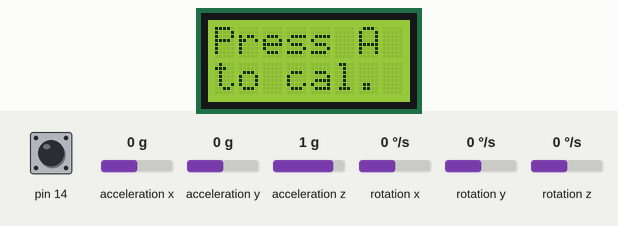
Recording of a sketch running on a simulated Arduino Leonardo, built with avr-gcc and run on an emulated ATmega32U4. On the bench: 8×2 character LCD. Inputs (shaded band) come from the test bench; at power-on: pin 14 HIGH, rotation z 0 °/s, acceleration x 0 g, acceleration y 0 g, acceleration z 1 g, rotation x 0 °/s, rotation y 0 °/s.

Above: at 0.8 s.
0.9 s: pin 14 pulled LOW for 0.15 s
At 1.5 s:
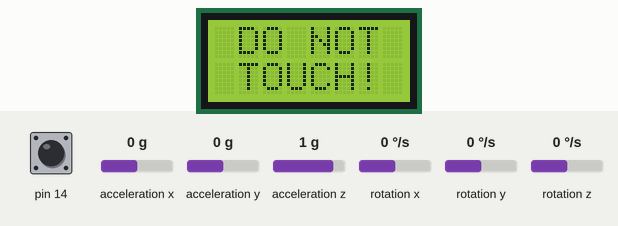
7.0 s: rotation z set to -192 °/s
At 7.11 s:
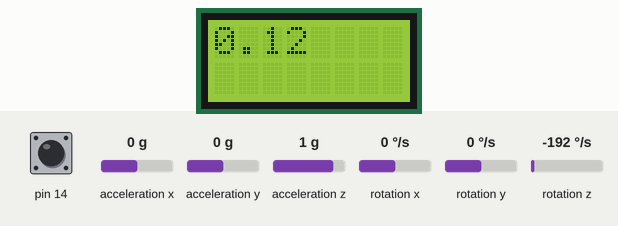
8.8 s: pin 14 pulled LOW for 1 s
At 8.93 s:
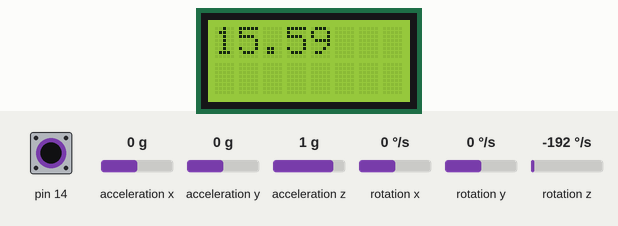
10.4 s: rotation z set to -100 °/s
At 10.55 s:
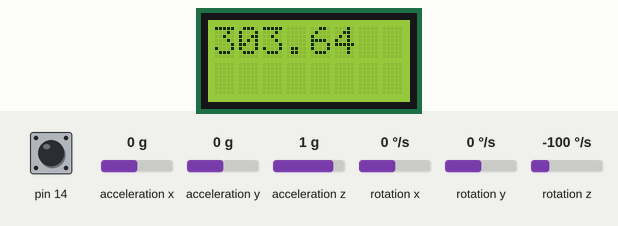
11.9 s: rotation z set to 0 °/s
At 13.2 s:
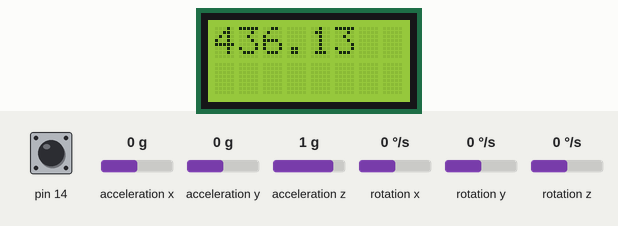
Timing chart, 0 to 14.4 s (numbered marks = the images above; inputs shaded):
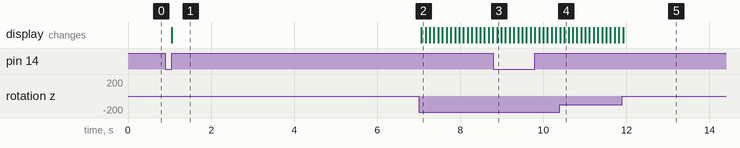

The sketch:

05-FindingTheWay.ino
```cpp
#include <Zumo32U4.h>
#include "ZumoGyroPosition.h"

#define DISPLAY_INTERVAL 100 // The number of milliseconds to wait before updating the LCD

Zumo32U4Motors motors;
Zumo32U4ButtonA buttonA;
Zumo32U4LCD lcd;
ZumoGyroPosition gyro;

unsigned long lastDisp = 0; // The last time the LCD was updated

// This function is run once, when the Zumo starts up
void setup()
{
    // This writes the inital text to the LCD, telling the user to press A
    lcd.clear();
    lcd.print("Press A");
    lcd.gotoXY(0, 1);
    lcd.print("to cal.");

    // This waits for the A button to be pressed, then updates the LCD and red LED
    buttonA.waitForButton();
    lcd.clear();
    lcd.print(" DO NOT");
    lcd.gotoXY(0, 1);
    lcd.print(" TOUCH!");
    ledRed(1);

    delay(1000);      // Wait one second for the user to remove their hand
    gyro.setup(true); // Calibrates the gyro sensor, meaning it must remain still ("true" indicates that the "update" method will be called automatically - see end of file)
    lcd.clear();      // Remove the warning text from the LCD
    ledRed(0);        // Reset the red LED
}

// This function contains code to be run continuously - it is looped until the Zumo shuts down or is reset
void loop()
{
    // This displays the current gyro value
    if (millis() - lastDisp > DISPLAY_INTERVAL) // Only update if enough time has passed since last update
    {
        lastDisp = millis(); // Update time of last update
        lcd.clear();
        lcd.print(gyro.angle);
    }

    if (buttonA.getSingleDebouncedPress()) // Runs once after the A button is pressed
    {
        gyro.angle = 0; // Resets the gyro angle to 0
    }
}

// This ensures that the "update" method will be called regularly regardless of any other code that may be running
ISR(TIMER3_COMPA_vect) { gyro.update(); }
```

ZumoGyroPosition.cpp
```cpp
/*
PLEASE READ BEFORE CONTINUING

This code is responsible for reading the Zumo's position using the gyro sensor. This task will be the focus of a later challenge, and solving that problem yourself will be a useful learning experience. As such, we recommend that you ignore the contents of this file for the time being. Thank you!
*/

#include "ZumoGyroPosition.h"

void ZumoGyroPosition::setup(bool i)
{
    Wire.begin();
    a.init();
    a.enableDefault();
    if (i)
    {
        cli();
        TCCR3A = 0;
        TCCR3B = 0;
        TCNT3 = 0;
        OCR3A = 77;
        TCCR3B = bit(WGM32) | bit(CS32) | bit(CS30);
        TIMSK3 |= (1 << OCIE3A);
        sei();
    }
    unsigned long j = millis();
    while (millis() - j < 5000)
    {
        a.readGyro();
        c += 1;
        d += a.g.z;
        if (millis() - j > 1000)
        {
            e += 1;
            f += abs(a.g.z - ((double)d / (double)c));
        }
    }
    b = true;
}

void ZumoGyroPosition::update()
{
    if (!b)
    {
        return;
    }
    if (g == NULL)
    {
        g = micros();
    }
    interrupts();
    a.readGyro();
    unsigned long k = micros();
    double l = a.g.z - ((double)d / (double)c);
    if (abs(l) < (f / (double)e) * 3.5)
    {
        l = 0;
    }
    l /= -117.69;
    double m = (double)(k - g) / 1000000;
    angle += (l * m) - ((l - h) * m * 0.5);
    g = k;
    h = l;
}
```

ZumoGyroPosition.h
```cpp
#include <Wire.h>
#include <Zumo32U4.h>

class ZumoGyroPosition
{
    Zumo32U4IMU a;
    bool b = false;
    int c;
    int32_t d;
    int e;
    double f;
    unsigned long g;
    double h = 0;

public:
    volatile double angle = 0;
    void setup(bool);
    void update();
};
```

Measured:
- after the input at 0.9 s, the display: changes after 0.16 s (image 1)
- after the input at 7.0 s, the display: changes after 0.07 s (image 2)
